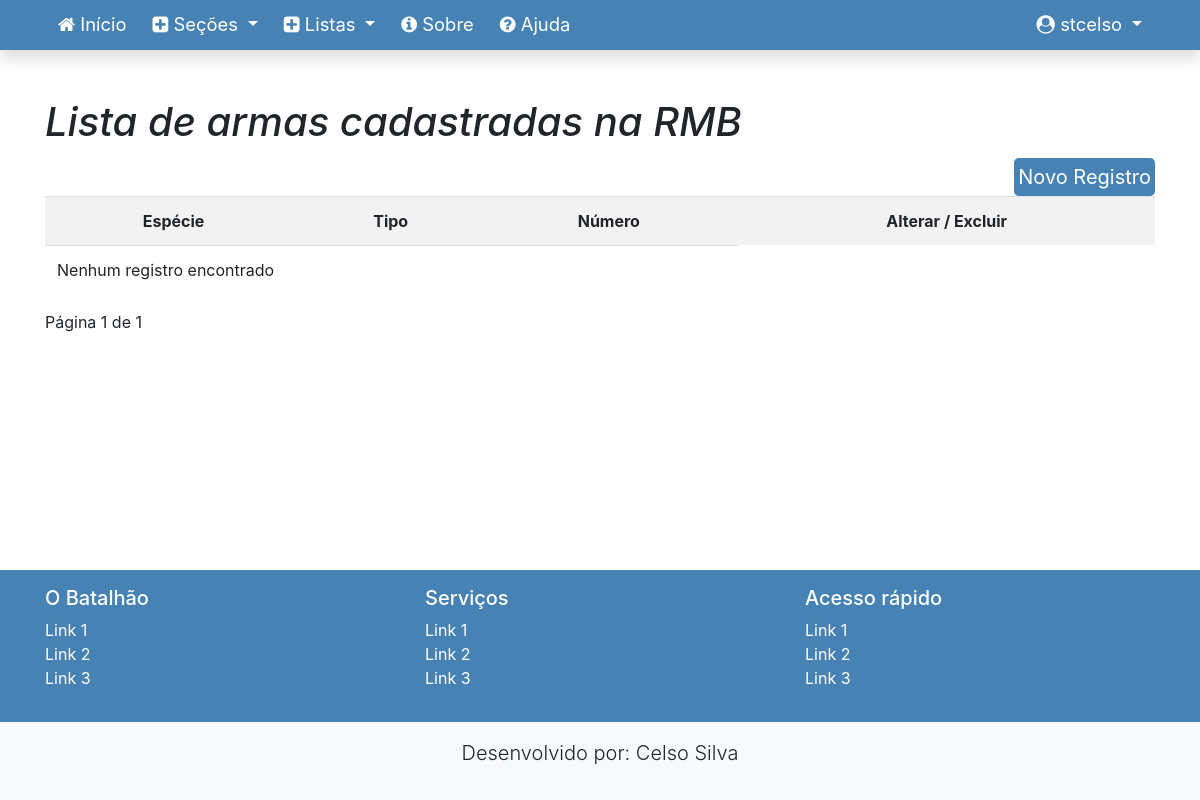
Page /ssmb/armas/listar/ (signed in) on the earlier database version.
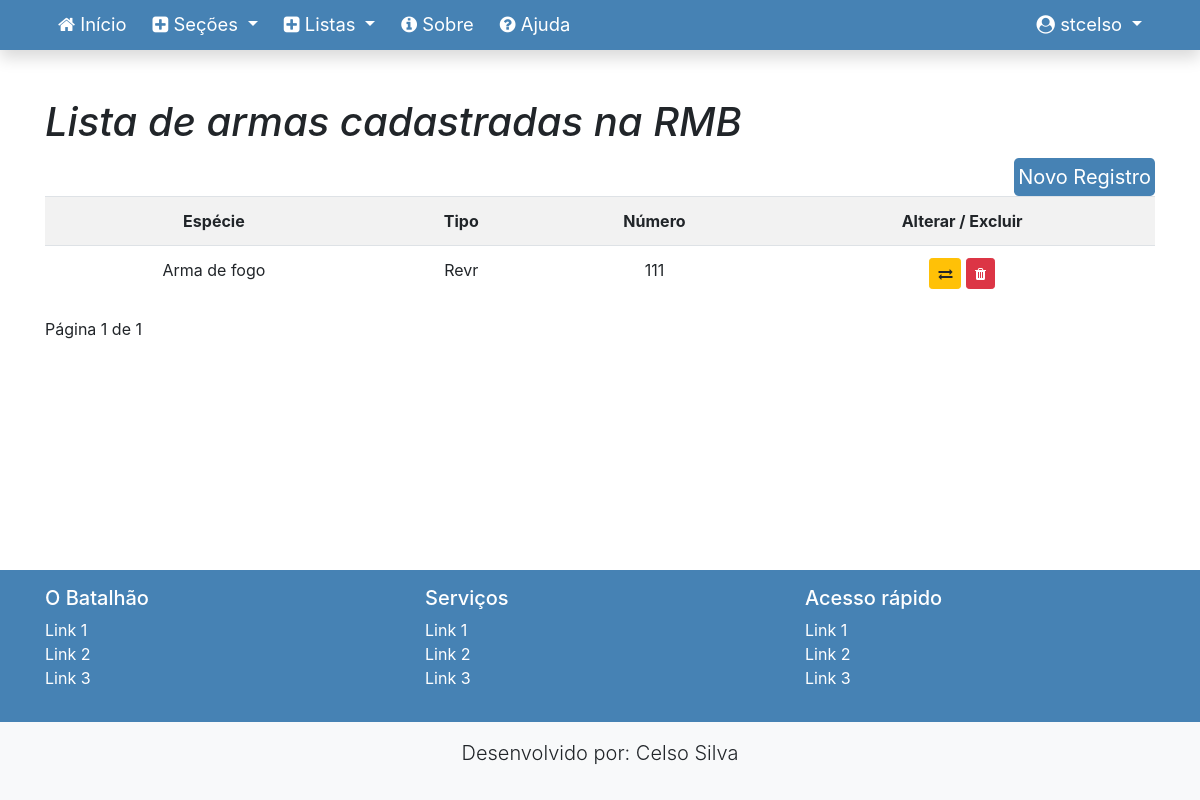
Same page on the later database version.
### appSsMB/models.py (models this page shows, shortened)
class Arma(models.Model):
    especie = models.CharField(max_length=15, choices=ARMA_ESPECIE)
    tipo = models.CharField(max_length=15, choices=ARMA_TIPO)
    numero = models.CharField(max_length=20, primary_key=True)

### appSsMB/views.py (the view)
# urls.py: path('armas/', ArmaList.as_view(), name='armaList'),
class ArmaList(LoginRequiredMixin, ListView):
    login_url = reverse_lazy('index')
    model = Arma
    template_name = 'appSsMB/listaArmas.html'
    paginate_by = 10
    def get_context_data(self, *args, **kwargs):
        contexto = super().get_context_data(*args, **kwargs)
        contexto['titulo'] = "Lista de armas cadastradas na RMB"
        return contexto

### appSsMB/templates/appSsMB/listaArmas.html (shortened to what this page needs)
{% extends 'base.html' %}
{% load static %}
{% load crispy_forms_tags %}
{% block conteudo %}
<h1><i>{{ titulo }}</i></h1>
    <a href="{% url 'armaNew' %}" class="bg-ifpr text-white p-1 btn-lg active mt-1 float-right">Novo Registro</a>
<div class="table-responsive">
    <table class="table table-striped">
        <tr>
            <th class="text-center">Espécie</th>
            <th class="text-center">Tipo</th>
            <th class="text-center">Número</th>
            <th class="text-center">Alterar / Excluir</th>
            {% for arma in object_list %}
        <tr>
            <td class="text-center">{{ arma.especie }}</td>
            <td class="text-center">{{ arma.tipo }}</td>
            <td class="text-center">{{ arma.numero }}</td>
            <td class="text-center">
                <a href="{% url 'armaUp' arma.pk %}" class="btn btn-warning btn-sm" title="Editar"><i class="fa fa-exchange"></i></a>
                <a href="{% url 'armaDel' arma.pk %}" class="btn btn-danger btn-sm" title="Excluir"><i class="fa fa-trash"></i></a>
        </tr>
        {% empty %}
        <tr>
            <td colspan="3">Nenhum registro encontrado</td>
        </tr>
        {% endfor %}
        </tr>
    </table>
<div class="pagination">
<span class="step-links">
<span class="current">
Página {{ page_obj.number }} de {{ page_obj.paginator.num_pages }}
</span>
</span>
    </div>
</div>
{% endblock %}

Differences in the rows shown:
added Arma: especie "Arma de fogo", tipo "Revr", numero "111"
Other differences:
text no longer shown: "Nenhum registro encontrado"
